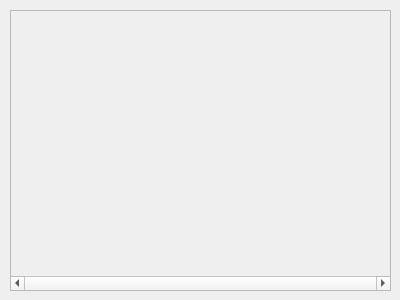
<?xml version="1.0" encoding="UTF-8"?>
<ui version="4.0">
 <class>Form</class>
 <widget class="QWidget" name="Form">
  <property name="geometry">
   <rect>
    <x>0</x>
    <y>0</y>
    <width>400</width>
    <height>300</height>
   </rect>
  </property>
  <property name="windowTitle">
   <string>Form</string>
  </property>
  <widget class="QScrollArea" name="scrollArea">
   <property name="geometry">
    <rect>
     <x>10</x>
     <y>10</y>
     <width>381</width>
     <height>281</height>
    </rect>
   </property>
   <property name="verticalScrollBarPolicy">
    <enum>Qt::ScrollBarAlwaysOff</enum>
   </property>
   <property name="horizontalScrollBarPolicy">
    <enum>Qt::ScrollBarAlwaysOn</enum>
   </property>
   <property name="widgetResizable">
    <bool>true</bool>
   </property>
   <widget class="QWidget" name="scrollAreaWidgetContents">
    <property name="geometry">
     <rect>
      <x>0</x>
      <y>0</y>
      <width>379</width>
      <height>262</height>
     </rect>
    </property>
   </widget>
  </widget>
 </widget>
 <resources/>
 <connections/>
</ui>
